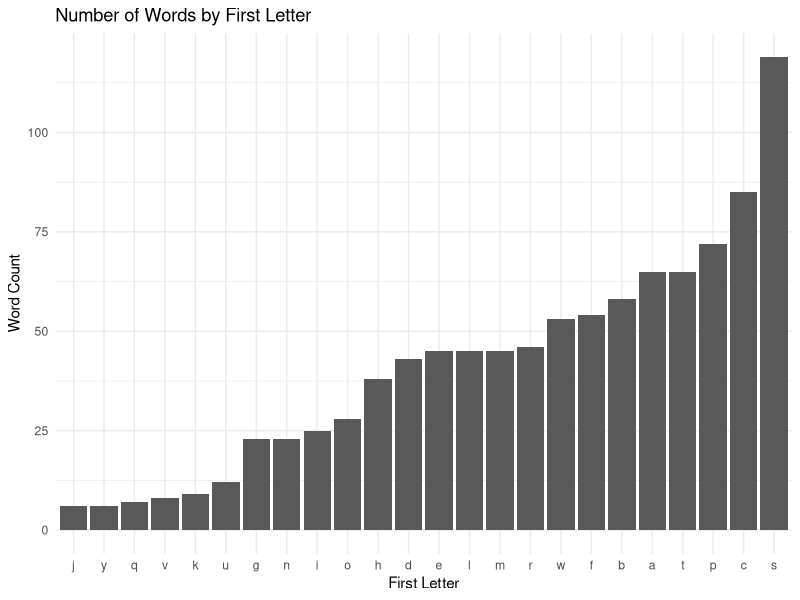
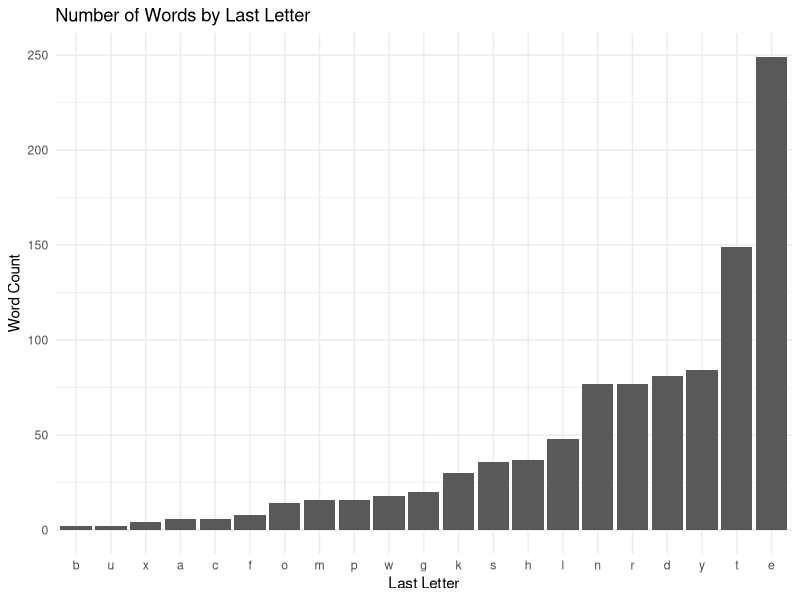

The R script that drew these images, in order:
## ---- chunk 1
knitr::opts_chunk$set(echo = TRUE, message=FALSE, warning=FALSE)
library(tidyverse)
library(lubridate)
## ---- chunk 2
library(readxl)
wasps = read_excel("wasps-data.xlsx") %>%
   rename(date = `Date Collected`,
         block = Block,
         position = Number,
         lure = Lure,
         maculifrons = `V. Maculifrons`,
         flavopilosa = `V. Flavopilosa`,
         germanica = `V. Germanica`,
         vidua = `V. Vidua`) %>%
  mutate(date = as_date(date)) %>%
  mutate(week = as.integer(as.factor(date))) %>%
  mutate(two_mb = as.integer(str_detect(lure,"2MB"))) %>%
  mutate(aa = as.integer(str_detect(lure,"AA"))) %>%
  mutate(ib = as.integer(str_detect(lure,"IB"))) %>%
  select(date,week,everything())

head(wasps,10)
## ---- chunk 3
library(dplyr)

count_date <- wasps %>% count(date)
count_block <- wasps %>% count(block)
count_position <- wasps %>% count(position)
count_lure <- wasps %>% count(lure)
library(knitr)
kable(count_date, caption = "Counts for 'date'")
kable(count_block, caption = "Counts for 'block'")
kable(count_position, caption = "Counts for 'position'")
kable(count_lure, caption = "Counts for 'lure'")
## ---- chunk 4
table2 <- wasps %>%
  count(week,block,position)

dim(table2) # Consider how many rows there should be.

table2 %>%
  filter(n!=1)
## ---- chunk 5
# table2 %>%
#   filter(XXX) %>%
#   pivot_wider(id_cols=XXX, names_from=XXX,values_from=XXX, values_fill=0)
## ---- chunk 6
wasps %>%
  count(week,block,position) %>%
  pivot_wider(id_cols=c(week,position), names_from=block,values_from=n, values_fill=0) %>%
  pivot_longer(cols=A:E,names_to="block", values_to="n") %>%
  filter(n != 1)
## ---- chunk 7
wasps %>%
  select(week,block,lure) %>%
  group_by(week) %>%
  count(block,lure) %>%
  pivot_wider(id_cols=c(week,lure),names_from=block, values_from=n,values_fill=0) %>%
  pivot_longer(cols=A:E,names_to="block",values_to="n") %>%
  filter(n != 1)
## ---- chunk 8
wasps <- wasps %>%
  mutate(index = 1:200) %>%
  select(index,everything())
## ---- chunk 9
df_words = tibble(
  index = seq_along(stringr::words),
  words = stringr::words
)

df_colors = tibble(
  index = seq_along(colors()),
  colors = colors()
)
## ---- chunk 10
library(stringr)

filtered_colors <- df_colors[str_detect(df_colors$colors, "orange|yellow"), ]
num_orange_colors <- sum(str_detect(filtered_colors$colors, "orange"))
sorted_colors <- filtered_colors[order(filtered_colors$colors), ]
result_df <- data.frame(Number_of_Colors = num_orange_colors,
                        First_Color = sorted_colors$colors[1],
                        Last_Color = sorted_colors$colors[nrow(sorted_colors)])

result_df
## ---- chunk 11
library(ggplot2)
library(dplyr)
library(stringr)

df_words <- df_words %>%
  mutate(first_letter = str_sub(words, 1, 1) %>% str_to_lower())

word_counts <- df_words %>%
  count(first_letter)

word_counts <- word_counts %>%
  mutate(first_letter = reorder(first_letter, n))

ggplot(word_counts, aes(x = first_letter, y = n)) +
  geom_bar(stat = "identity") +
  labs(x = "First Letter", y = "Word Count", title = "Number of Words by First Letter") +
  theme_minimal()

df_words <- df_words %>%
  mutate(last_letter = str_sub(words, -1, -1) %>% str_to_lower())

word_counts_last <- df_words %>%
  count(last_letter)

word_counts_last <- word_counts_last %>%
  mutate(last_letter = reorder(last_letter, n))

ggplot(word_counts_last, aes(x = last_letter, y = n)) +
  geom_bar(stat = "identity") +
  labs(x = "Last Letter", y = "Word Count", title = "Number of Words by Last Letter") +
  theme_minimal()
## ---- chunk 12
df_words %>%
  filter(str_detect(words, "^s.*e$")) %>%summarize(count = n(), first_word =min(words), last_word = max(words))
  
## ---- chunk 13

#Cannot include a digit. Cannot start with 's'.

df_colors %>% 
  filter(!str_detect(df_colors$colors, "1|2|3|4|5|6|7|8|9|0") & str_starts(df_colors$colors, "s", negate = TRUE)) %>%
  print()
  
